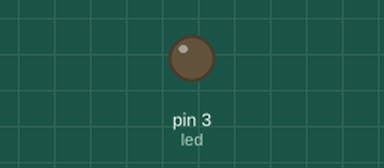
Recording of a sketch running on a simulated Arduino Uno, built with avr-gcc and run on an emulated ATmega328P. Shown: output pins drawn as LEDs (lit = HIGH).

Above: at 0.15 s.
Timing chart, 0 to 1.6 s (numbered marks = the images above):
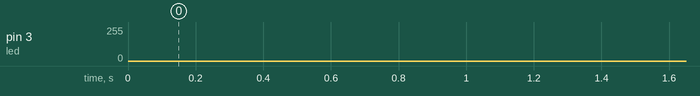

The sketch:

04_porta_analogica.ino
```cpp
#define led 3
#define max 255
#define min 0
#define tmp 5

void setup() {
    pinMode(led,OUTPUT);
}

void loop() {
    for(int i= min; i< max; i++){
     analogWrite(led,i);
    // digitalWrite(led, HIGH);
    delay(tmp);
    }
    for(int i= max; i> min; i--){
     analogWrite(led,i);
    // digitalWrite(led, LOW);
    delay(tmp);
  }
}
```
